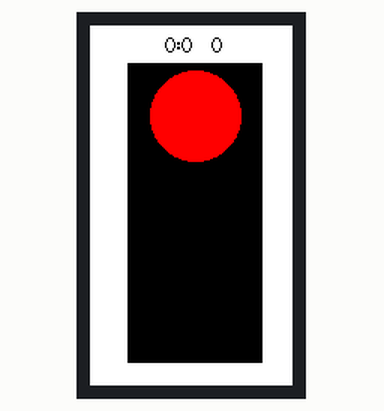
Recording of a program running on a simulated ESP32. Parts: 135×240 colour display.

Above: at 0.3 s.
At 2.58 s:
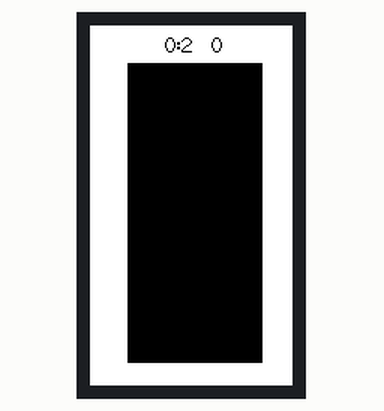
At 4.3 s:
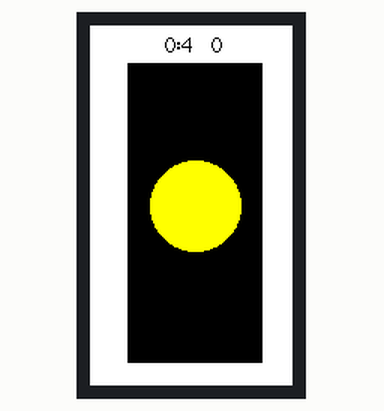
At 12.3 s:
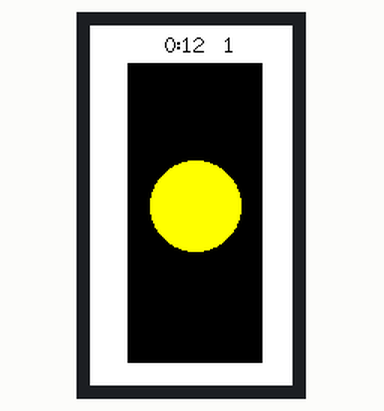
At 21.3 s:
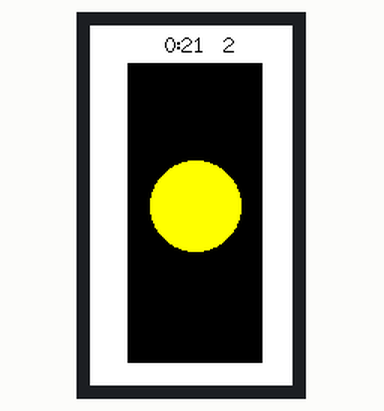
At 37.3 s:
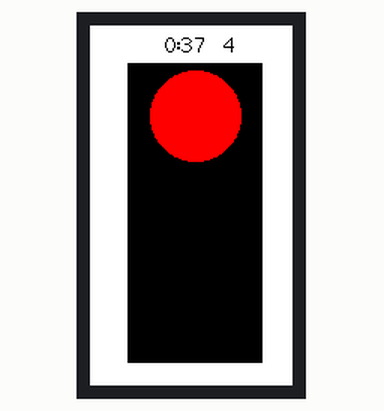

The program:

main.cpp
```cpp
#include <Arduino.h>
#include <TFT_eSPI.h>
#include <SPI.h>


#if CONFIG_FREERTOS_UNICORE
  static const  BaseType_t app_cpu = 0;
#else
  static const BaseType_t app_cpu = 1;
#endif

static TaskHandle_t task_1 = NULL;
static TaskHandle_t task_2 = NULL;
static TaskHandle_t task_3 = NULL;
static TaskHandle_t task_4 = NULL;

TFT_eSPI tft = TFT_eSPI();

int pos_x_red = 70;
int pos_y_red = 60;

int pos_x_yellow = 70;
int pos_y_yellow = 120;

int pos_x_green = 70;
int pos_y_green = 180;

int radio = 30;

int count = 0;

void red_timer(void *parameter){
  while(1){
      tft.fillCircle(pos_x_red,pos_y_red,radio,TFT_RED);
      vTaskDelay(2000/portTICK_PERIOD_MS);

      tft.fillCircle(pos_x_red,pos_y_red,radio,TFT_RED);
      vTaskDelay(250/portTICK_PERIOD_MS);

      tft.fillCircle(pos_x_red,pos_y_red,radio,TFT_BLACK);
      vTaskDelay(250/portTICK_PERIOD_MS);

      tft.fillCircle(pos_x_red,pos_y_red,radio,TFT_RED);
      vTaskDelay(250/portTICK_PERIOD_MS);

      tft.fillCircle(pos_x_red,pos_y_red,radio,TFT_BLACK);
      vTaskDelay(250/portTICK_PERIOD_MS);


  }
}

void yellow_timer(void *parameter){
  while(1){

      tft.fillCircle(pos_x_yellow,pos_y_yellow,radio,TFT_YELLOW);
      vTaskDelay(2000/portTICK_PERIOD_MS);

      tft.fillCircle(pos_x_yellow,pos_y_yellow,radio,TFT_YELLOW);
      vTaskDelay(250/portTICK_PERIOD_MS);

      tft.fillCircle(pos_x_yellow,pos_y_yellow,radio,TFT_BLACK);
      vTaskDelay(250/portTICK_PERIOD_MS);

      tft.fillCircle(pos_x_yellow,pos_y_yellow,radio,TFT_YELLOW);
      vTaskDelay(250/portTICK_PERIOD_MS);

      tft.fillCircle(pos_x_yellow,pos_y_yellow,radio,TFT_BLACK);
      vTaskDelay(250/portTICK_PERIOD_MS);

  }
}


void green_timer(void *parameter){
  while(1){

      tft.fillCircle(pos_x_green,pos_y_green,radio,TFT_GREEN);
      vTaskDelay(2000/portTICK_PERIOD_MS);

      tft.fillCircle(pos_x_green,pos_y_green,radio,TFT_GREEN);
      vTaskDelay(250/portTICK_PERIOD_MS);

      tft.fillCircle(pos_x_green,pos_y_green,radio,TFT_BLACK);
      vTaskDelay(250/portTICK_PERIOD_MS);

      tft.fillCircle(pos_x_green,pos_y_green,radio,TFT_GREEN);
      vTaskDelay(250/portTICK_PERIOD_MS);

      tft.fillCircle(pos_x_green,pos_y_green,radio,TFT_BLACK);
      vTaskDelay(250/portTICK_PERIOD_MS);

  }
}

void refresh_clock(){
  tft.fillRect(52,2,60,20,TFT_WHITE);
}

void timer(void *parameter){
  while(1){

    for(int j=0; j<60; j++){ //minutes
        for(int i=0; i<60; i++){ //seconds
            refresh_clock();
            tft.setCursor(50,5);
            tft.print(j);
            tft.print(":");
            tft.print(i);
            tft.print("  ");
            tft.print(count);
            vTaskDelay(1000/portTICK_PERIOD_MS);
        }
    }
  }
}

void task_scheduler();

void setup() {
  Serial.begin(9600);
  tft.begin();
  tft.setRotation(4);
  tft.fillScreen(TFT_WHITE);
  tft.fillRect(25,25,90,200,TFT_BLACK);
  tft.setTextColor(TFT_BLACK);
  tft.setTextFont(2);

  xTaskCreatePinnedToCore(red_timer,"red", 1024, NULL, 1, &task_1, app_cpu);
  xTaskCreatePinnedToCore(yellow_timer,"yellow", 1024, NULL, 1, &task_2, app_cpu);
  xTaskCreatePinnedToCore(green_timer,"green", 1024, NULL, 1, &task_3, app_cpu);
  xTaskCreatePinnedToCore(timer,"efsfes", 1024, NULL, 1, &task_4, app_cpu);

  vTaskSuspend(task_1);
  vTaskSuspend(task_2);
  vTaskSuspend(task_3);
  vTaskSuspend(task_4);


}


void loop() {
  task_scheduler();
}

void task_scheduler(){
  vTaskResume(task_1);
  vTaskResume(task_4);
  vTaskDelay(3000/portTICK_PERIOD_MS);
  vTaskSuspend(task_1);

  vTaskResume(task_2);
  vTaskDelay(3000/portTICK_PERIOD_MS);
  vTaskSuspend(task_2);

  vTaskResume(task_3);
  vTaskDelay(3000/portTICK_PERIOD_MS);
  vTaskSuspend(task_3);

  count += 1;
}
```

Measured:
- what the display in image 2 shows lasts 1.0 s, from 4.2 s to 5.2 s
